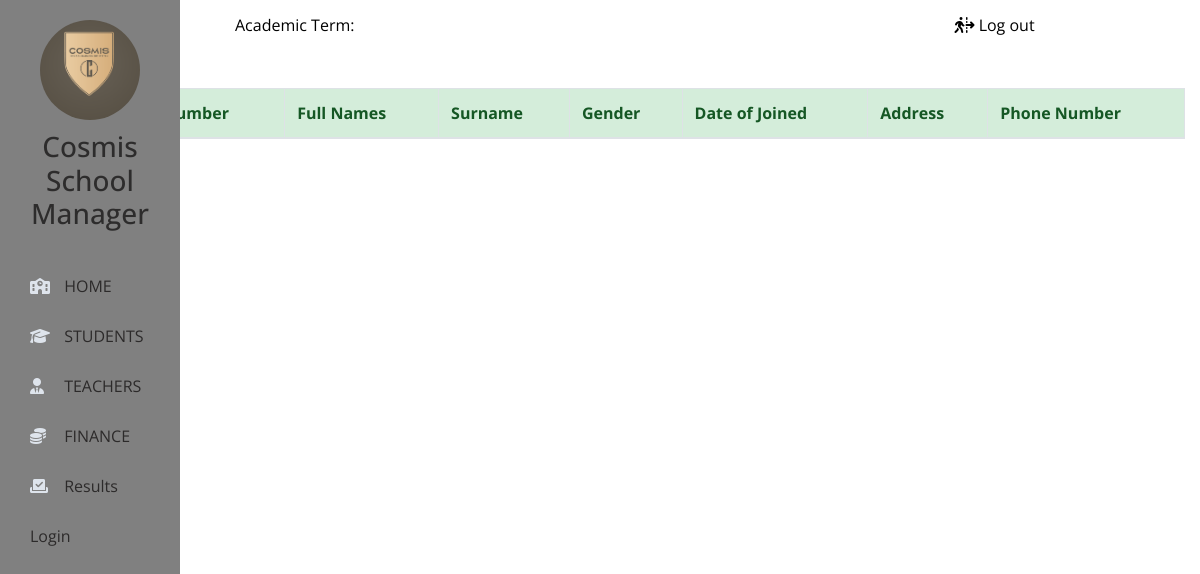
The page /teachers/ on the database as committed earlier.
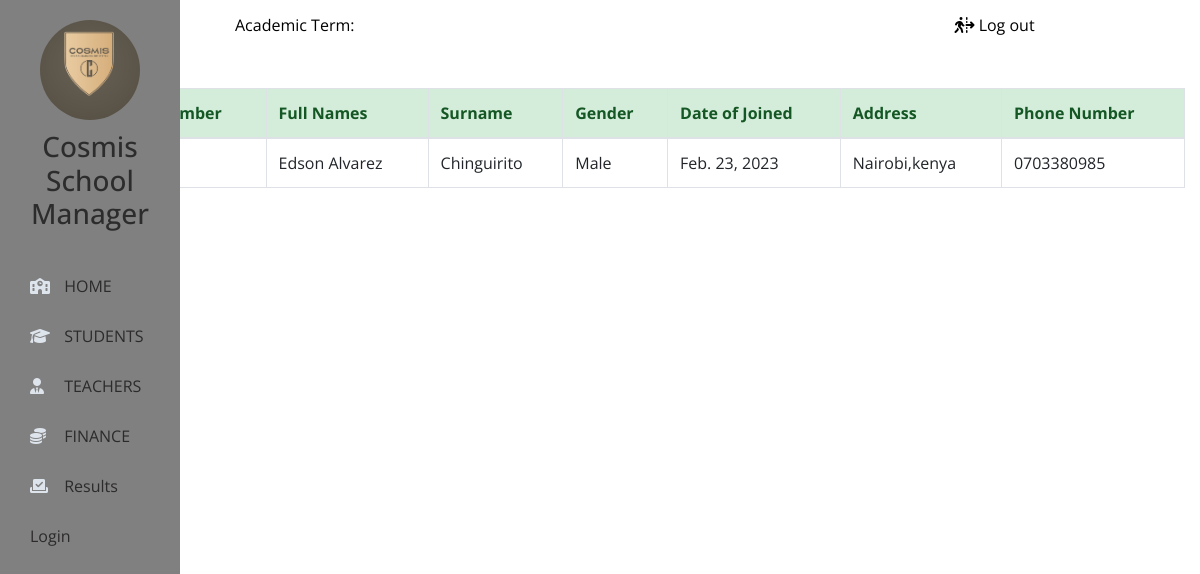
The same page on the database as committed later.
### school/models.py (models this page shows, shortened)
class Teacher(models.Model):
    current_status = models.TextField(choices=Status, max_length=10)
    tsc_number = models.PositiveIntegerField(primary_key=True)
    full_name = models.TextField(max_length=200)
    surname = models.TextField(max_length=200)
    gender = models.TextField(choices=Gender, max_length=10)
    date_joined = models.DateField(auto_now_add=True)
    address = models.CharField(max_length=15)
    mobile_num_regex = RegexValidator(regex="^[0-9]{10,15}$", message="Entered mobile number isn't in a right format!")
    phone_number = models.CharField(validators=[mobile_num_regex], max_length=13, blank=True)

### school/views.py (the view)
# urls.py: path('teachers/', views.teachersTableView, name='teacherstable'),
def teachersTableView(request):
    all_teachers = Teacher.objects.all()
    return render(request, 'tables/teacherstable.html',{'all_teachers':all_teachers})

### templates/tables/teacherstable.html (shortened to what this page needs)
{% extends 'base.html' %}
{% block body %}
{% block breadcrumb %}
<a class="btn btn-primary" href="{% url 'add' %}"> New student</a>
{% endblock breadcrumb %}
    <table id = "table" class = "table table-bordered">
        <thead class = "alert-success">
            <tr>
                <th>Status</th>
                <th>TSC Number</th>
                <th>Full Names</th>
                <th>Surname</th>
                <th>Gender</th>
                <th>Date of Joined</th>
                <th>Address</th>
                <th>Phone Number</th>
            </tr>
        </thead>
        <tbody>
            {% for teacher in all_teachers %}
            <tr>
                <td>{{ teacher.current_status }}</td>
                <td>{{ teacher.tsc_number }}</td>
                <td>{{ teacher.full_name }}</td>
                <td>{{ teacher.surname }}</td>
                <td>{{ teacher.gender }}</td>
                <td>{{ teacher.date_joined }}</td>
                <td>{{ teacher.address }}</td>
                <td>{{ teacher.phone_number  }}</td>
            </tr>
           {% endfor %}
        </tbody>
    </table>
{% endblock %}

Rows that differ between the two databases and show on the page:
added Teacher: full_name "Edson Alvarez", surname "Chinguirito", gender "Male", date_joined "Feb. 23, 2023", address "Nairobi,kenya", phone_number "0703380985"
